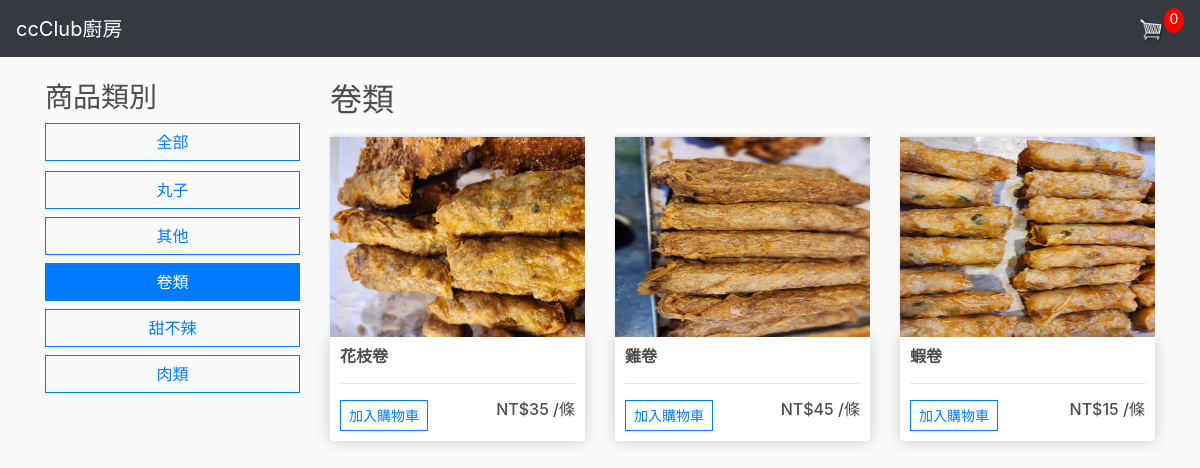
Screenshot of /store/store/category/rolls/ with the database file from the repository.
### store/models.py (models this page shows, shortened)
class Category(models.Model):
    name = models.CharField(max_length=200, null = True)
    slug = models.SlugField(max_length=200, unique=True, null = True)  # 用於在 URL 中識別類別
    class Meta:
        ordering = ('name',)
        verbose_name = 'category'
        verbose_name_plural = 'categories'
    def get_absolute_url(self):
        return reverse('store_by_category', args=[self.slug])

class Product(models.Model):
    name = models.CharField(max_length=200,null = True)
    price = models.DecimalField(max_digits = 100, decimal_places = 0)
    image = models.ImageField(null = True, blank = True)
    category = models.ManyToManyField(Category, related_name='products', blank=True)
    unit = models.CharField(max_length=50, null=True, blank=True)
    @property
    def imageURL(self):
        try:
            url = self.image.url
        except:
            url = ''
        return url

### store/views.py (the view)
# urls.py: path("store/", include("store.urls")),
def store(request, category_slug=None):
    data = cartData(request)
    cartItems = data['cartItems']
    categories = Category.objects.all()
    category = None
    products = Product.objects.all()
    if category_slug:
        category = get_object_or_404(Category,
                                     slug=category_slug)
        products = Product.objects.filter(category=category)
    context = {'products':products, 'cartItems':cartItems,
               'categories': categories, 'category': category}
    return render(request, 'store/store.html', context)

### store/utils.py (called while the page is built, shortened)
def cookieCart(request):
    try:
        cart = json.loads(request.COOKIES['cart'])
    except:
        cart = {}
    print('Cart:', cart)
    items = []
    order ={'get_cart_total':0, 'get_cart_items':0}
    cartItems = order['get_cart_items']
    return {'items':items, 'order':order, 'cartItems':cartItems}

def cartData(request):
    if request.user.is_authenticated:
        customer =request.user.customer
        order, created = Order.objects.get_or_create(customer= customer, complete=False)
        items = order.orderitem_set.all()
        cartItems = order.get_cart_items
    else:
        cookieData = cookieCart(request)
        items = cookieData['items']
        order = cookieData['order']
        cartItems = cookieData['cartItems']
    return {'items':items,'order':order,'cartItems':cartItems}

### templates/store/store.html (shortened to what this page needs)
{% extends 'store/main.html'%}
{% load static %}
{%block content%}
<div class="row">
    <div class="col-md-3">
        <h3>商品類別</h3>
        <div class="row">
            <div class="col-6 col-md-12">
                <a href="{% url 'store' %}"
                class="btn btn-outline-primary
                 btn-block ">全部</a>
            </div>
            <div class="col-12" style="height: 10px;">
            </div>
            {% for c in categories %}
            <div class="col-6 col-md-12 mb-2">
                <a href="{{ c.get_absolute_url }}"
                class="btn btn-outline-primary
                btn-block {% if category and category.slug == c.slug %}active{% endif %}">{{ c.name }}</a>
            </div>
            {% endfor %}
        </div>
    </div>
    <div class="col-md-9">
        <h2>{% if category %}{{ category.name }}
            {% else %}全部商品{% endif %}</h2>
        <div class="row">
            {% for product in products %}
            <div class="col-6 col-md-4 col-lg-4">
                <img class="thumbnail"
                src="{{ product.imageURL }}">
                <div class="box-element product">
                    <h6><strong>{{ product.name }}
                    </strong></h6>
                    <hr>
                    <button data-product="{{ product.id }}" data-action="add" data-name="{{ product.name }}" class="btn
                    btn-outline-primary btn-sm add-btn
                    update-cart">加入購物車</button>
                    <h6 style="display:inline-block; float:right">
                        NT${{ product.price }} /{{ product.unit }}</h6>
                </div>
            </div>
            {% empty %}
            <p>此類別沒有商品</p>
            {% endfor %}
        </div>
    </div>
</div>
{%endblock content%}

### static/CSS/main.css (style rules this page uses)
body { background-color: hsl(0, 0%, 98%); }
h1,h2,h3,h4,h5,h6 { color:hsl(0, 0%, 30%); }
.box-element { box-shadow:hsl(0, 0%, 80%) 0 0 16px; background-color: #fff; border-radius: 4px; padding: 10px; }
.thumbnail { width: 100%; height: 200px; -webkit-box-shadow: -1px -3px 5px -2px rgba(214,214,214,1); -moz-box-shadow: -1px -3px 5px -2px rgba(214,214,214,1); box-shadow: -1px -3px 5px -2px rgba(214,214,214,1); }
.product { border-radius: 0 0 4px 4px; }
.col-lg-4, .col-lg-6, .col-lg-8, .col-lg-12 { margin-top: 10px; }
.btn { border-radius: 0; }

### rows the page displays
Category: name "丸子"
Category: name "其他"
Category: name "卷類"
Category: name "甜不辣"
Category: name "肉類"
Product: imageURL (picture), name "花枝卷", price "35", unit "條"
Product: imageURL (picture), name "雞卷", price "45", unit "條"
Product: imageURL (picture), name "蝦卷", price "15", unit "條"

### other values shown
{{ cartItems }} "0"
